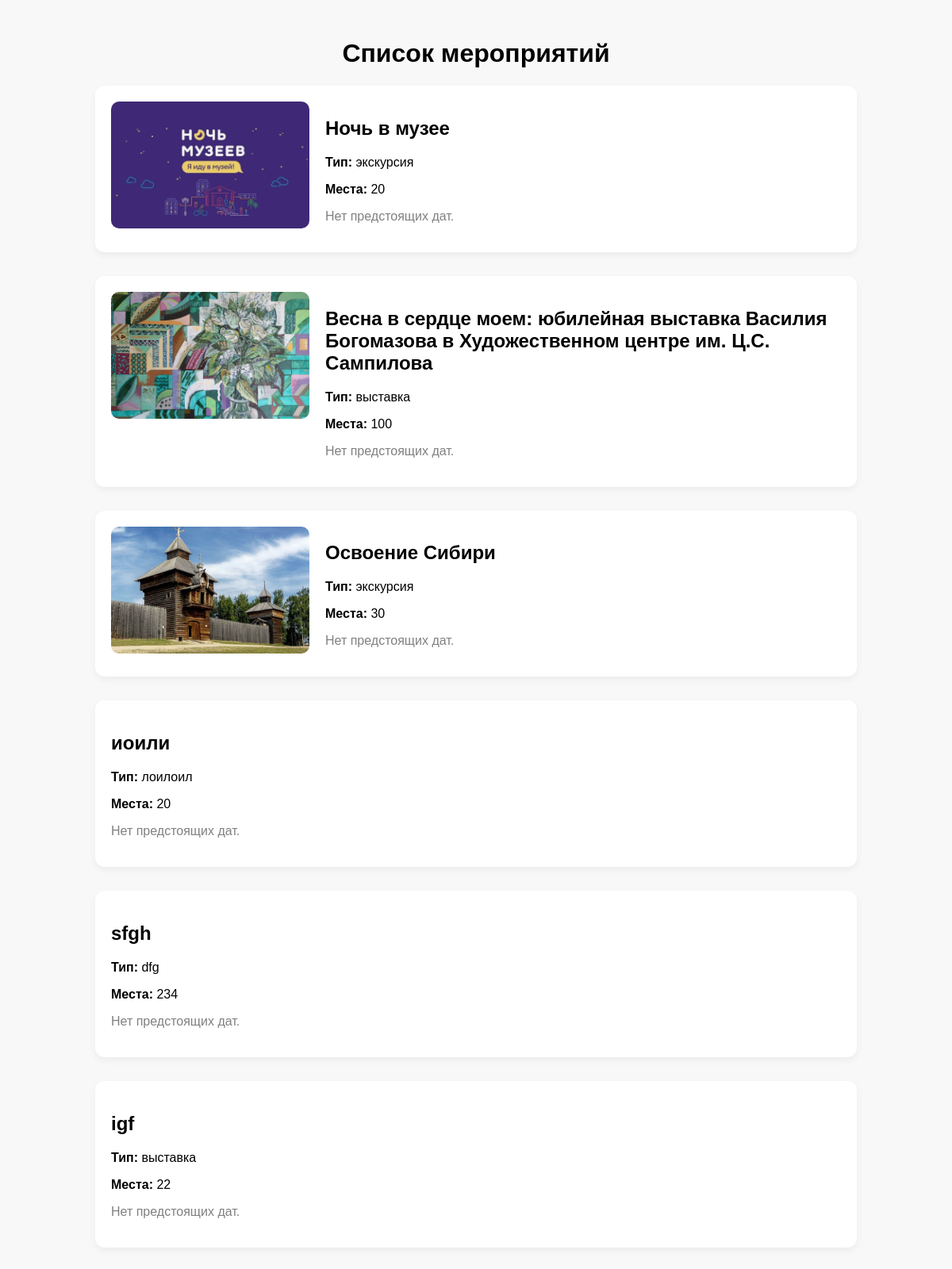
The page / on the database its author committed.
### museum/models.py (models this page shows, shortened)
class Event(models.Model):
    name = models.TextField("Название")
    capacity = models.PositiveIntegerField("Количество мест")
    description = models.TextField("Описание")
    event_type = models.CharField("Тип", max_length=100)
    image = models.ImageField("Изображение", upload_to='event_images/', null=True, blank=True)
    is_visible = models.BooleanField("Видимость", default=True)
    class Meta:
        verbose_name = "Мероприятие"
        verbose_name_plural = "Мероприятия"

### museum/views.py (the view)
# urls.py: path('', views.ShowEventsView.as_view()),
class ShowEventsView(TemplateView):
    template_name = "museum/show_events.html"
    def get_context_data(self, **kwargs):
        context = super().get_context_data(**kwargs)
        current_datetime = timezone.now()
        events = Event.objects.prefetch_related('schedules').filter(is_visible=True)
        event_list = []
        for event in events:
            future_schedules = [
                s for s in event.schedules.all()
                if timezone.make_aware(datetime.combine(s.date, s.time_end)) > current_datetime
            ]
            if future_schedules:
                future_schedules.sort(key=lambda s: (s.date, s.time_start))
                nearest = future_schedules[0]
                event.nearest_schedule = nearest
                event.next_schedule_datetime = timezone.make_aware(datetime.combine(nearest.date, nearest.time_start))
            else:
                event.nearest_schedule = None
                event.next_schedule_datetime = timezone.make_aware(datetime.max)
            event_list.append(event)
        event_list.sort(key=lambda e: e.next_schedule_datetime)
        context['events'] = event_list
        return context

### templates/museum/show_events.html (shortened to what this page needs)
{% load l10n %}
{% load i18n %}
<!DOCTYPE html>
<html lang="ru">
<head>
</head>
<body>
    {% block content %}
        <h1>Список мероприятий</h1>
        <ul>
            {% for event in events %}
                <li>
                    {% if event.image %}
                        <img src="{{ event.image.url }}" alt="Картинка" class="event-image">
                    {% endif %}
                    <div class="event-details">
                        <h2>{{ event.name }}</h2>
                        <p><strong>Тип:</strong> {{ event.event_type }}</p>
                        <p><strong>Места:</strong> {{ event.capacity }}</p>
                        {% if event.nearest_schedule %}
                            <div class="schedule">
                                <p><strong>📅 Ближайшее мероприятие:</strong></p>
                                <p>{{ event.nearest_schedule.date|date:"d E Y" }} с {{ event.nearest_schedule.time_start|date:"H:i" }} до {{ event.nearest_schedule.time_end|date:"H:i" }}</p>
                            </div>
                        {% else %}
                            <p style="color: gray;">Нет предстоящих дат.</p>
                        {% endif %}
                    </div>
                </li>
            {% empty %}
                <p class="empty-message">Нет доступных мероприятий.</p>
            {% endfor %}
        </ul>
    {% endblock %}
</body>
</html>

### templates/museum/show_events.html (style rules this page uses)
body { font-family: sans-serif; background: #f8f8f8; padding: 20px; }
h1 { text-align: center; }
ul { list-style: none; max-width: 960px; margin: 0 auto; padding: 0; }
li { background: #fff; margin-bottom: 30px; padding: 20px; border-radius: 12px; display: flex; gap: 20px; box-shadow: 0 4px 10px rgba(0, 0, 0, 0.05); }
.event-image { width: 250px; height: 160px; object-fit: cover; border-radius: 10px; }
.event-details { flex: 1; }

### rows shown on the page
Event: image (picture), name "Ночь в музее", event_type "экскурсия", capacity "20", shows "Нет предстоящих дат."
Event: image (picture), name "Весна в сердце моем: юбилейная выставка Василия Богомазова в Художественном центре им. Ц.С. Сампилова", event_type "выставка", capacity "100", shows "Нет предстоящих дат."
Event: image (picture), name "Освоение Сибири", event_type "экскурсия", capacity "30", shows "Нет предстоящих дат."
Event: name "иоили", event_type "лоилоил", capacity "20", shows "Нет предстоящих дат."
Event: name "sfgh", event_type "dfg", capacity "234", shows "Нет предстоящих дат."
Event: name "igf", event_type "выставка", capacity "22", shows "Нет предстоящих дат."
